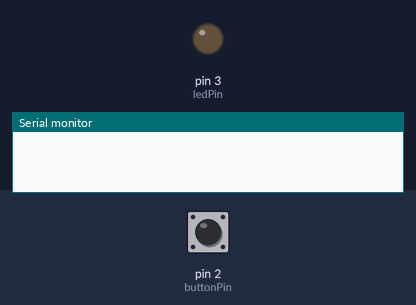
A sketch run on a simulated Arduino Uno, built with avr-gcc and run on an emulated ATmega328P. Parts: output pins drawn as LEDs (lit = HIGH), the last lines printed to the serial monitor. The test bench sets the inputs (shaded band); at power-on: pin 2 (buttonPin) HIGH.

Above: at 1.2 s.
1.3 s: pin 2 (buttonPin) pulled LOW for 0.15 s
At 1.38 s:
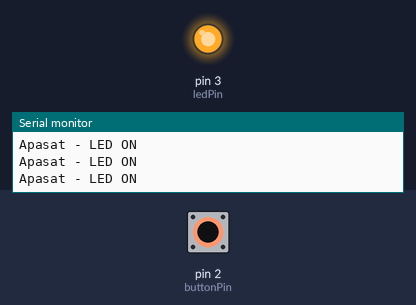
2.9 s: pin 2 (buttonPin) pulled LOW for 3.2 s
At 6.5 s:
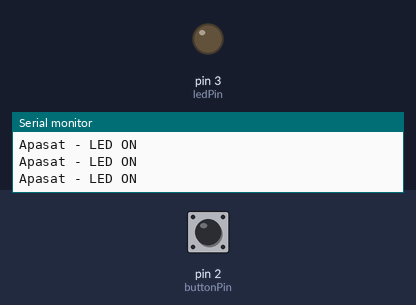
7.6 s: pin 2 (buttonPin) driven LOW
At 8.7 s:
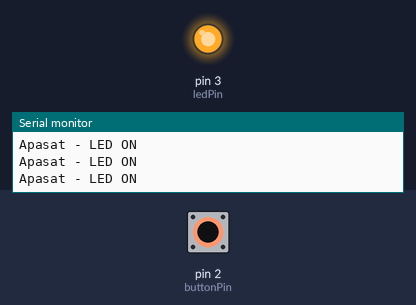
10.6 s: pin 2 (buttonPin) driven HIGH
At 11.3 s:
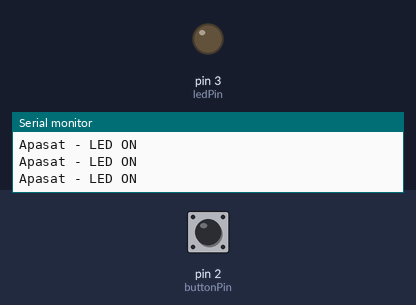
Timing chart, 0 to 13.1 s (numbered marks = the images above; inputs shaded):
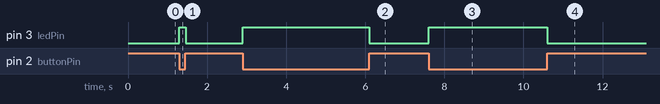

The sketch:

Toggle_oc_LED_v2.ino
```cpp
const int ledPin = 3;
const int buttonPin = 2;

void setup() {
  pinMode(ledPin, OUTPUT);
  pinMode(buttonPin, INPUT_PULLUP); // Rezistenta interna ON
  Serial.begin(9600);
}

void loop() {
  int citire = digitalRead(buttonPin);

  if (citire == LOW) { // Buton apasat
    digitalWrite(ledPin, HIGH);
    Serial.println("Apasat - LED ON");
  } else { // Buton eliberat
    digitalWrite(ledPin, LOW);
  }
}
```

Measured:
- after the input at 1.3 s, pin 3 (ledPin): LOW → HIGH at once, → LOW 0.16 s later
- after the input at 2.9 s, pin 3 (ledPin): LOW → HIGH at once, → LOW 3.2 s later
- after the input at 7.6 s, pin 3 (ledPin): LOW → HIGH at once
- after the input at 10.6 s, pin 3 (ledPin): HIGH → LOW at once
